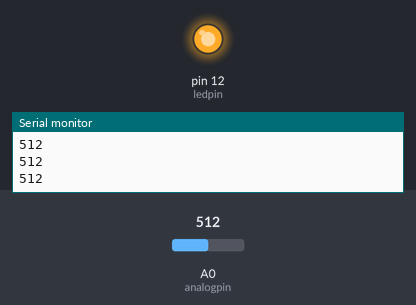
Recording of a sketch running on a simulated Arduino Uno, built with avr-gcc and run on an emulated ATmega328P. On the bench: output pins drawn as LEDs (lit = HIGH), the last lines printed to the serial monitor. Inputs (shaded band) come from the test bench; at power-on: A0 (analogpin) = 512.

Above: at 1.2 s.
1.3 s: A0 (analogpin) set to 494
At 2.5 s:
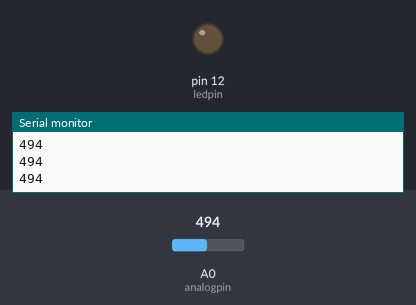
2.8 s: A0 (analogpin) set to 716
At 3.6 s:
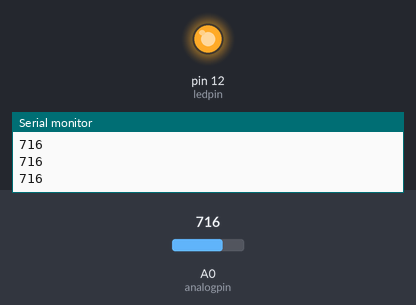
4.3 s: A0 (analogpin) set to 511
At 4.9 s:
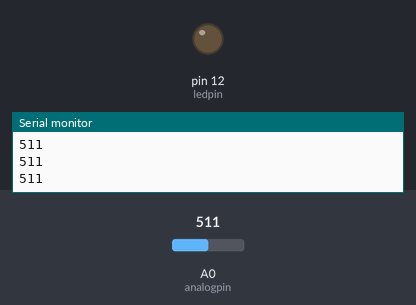
Timing chart, 0 to 7.3 s (numbered marks = the images above; inputs shaded):
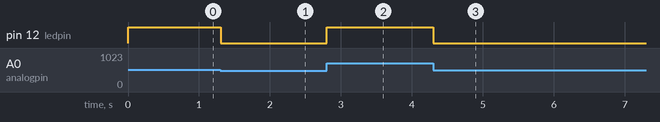

Measured:
- the behaviour switches between 512 and 511 on A0 (analogpin) (found by bisection; images 0 and 1)
- after the input at 1.3 s, pin 12 (ledpin): HIGH → LOW at once
- after the input at 2.8 s, pin 12 (ledpin): LOW → HIGH at once
- after the input at 4.3 s, pin 12 (ledpin): HIGH → LOW at once

The sketch:

analogpin.ino
```cpp
int analogpin=0;// Define analogue interface.#0
int ledpin=12;
// Define digital interface #11.(PWM output) int
int val=0;

void setup() {
  // put your setup code here, to run once:
  pinMode(ledpin,OUTPUT);
  Serial.begin(9600);
}

void loop() {
  // put your main code here, to run repeatedly:
  val = analogRead(analogpin);
  Serial.println(val);
  analogWrite(ledpin,val/4);
  delay(10);
}
```
